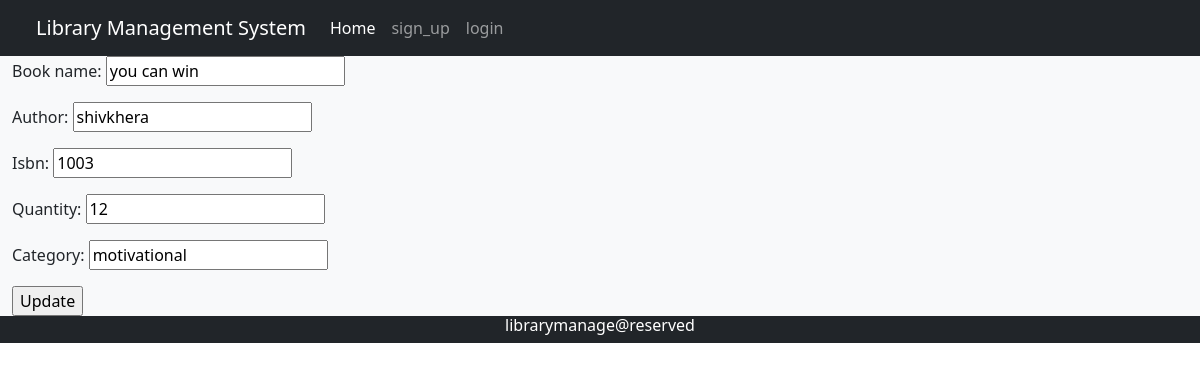
Page /6 on the committed database.
### lab/models.py (models this page shows)
class lab(models.Model):
    book_name=models.CharField(max_length=200)
    author=models.CharField(max_length=120)
    isbn=models.CharField(max_length=15)
    quantity=models.IntegerField()
    category=models.CharField(max_length=120)

### lab/views.py (the view)
# urls.py: path('<int:id>',views.update_data,name="update"),
def update_data(request,id):
    if request.method=="POST":
        bd=lab.objects.get(pk=id)
        form=insertform(request.POST,instance=bd)
        if form.is_valid():
            form.save()
    else:
        bd=lab.objects.get(pk=id)
        form=insertform(instance=bd)
    return render(request, 'update.html',{'form':form})

### lab/forms.py
class insertform(forms.ModelForm):
    class Meta:
        model = lab
        fields = ['book_name','author','isbn','quantity','category']

### lab/templates/update.html (shortened to what this page needs)
{% extends 'base.html' %}
{% block content %}
     <form action="" method="post">
         {{form.as_p}}
         <input type="submit" value="Update">
     </form>
{% endblock content%}

### rows in the picture
lab: book_name "you can win", author "shivkhera", isbn "1003", quantity "12", category "motivational"
